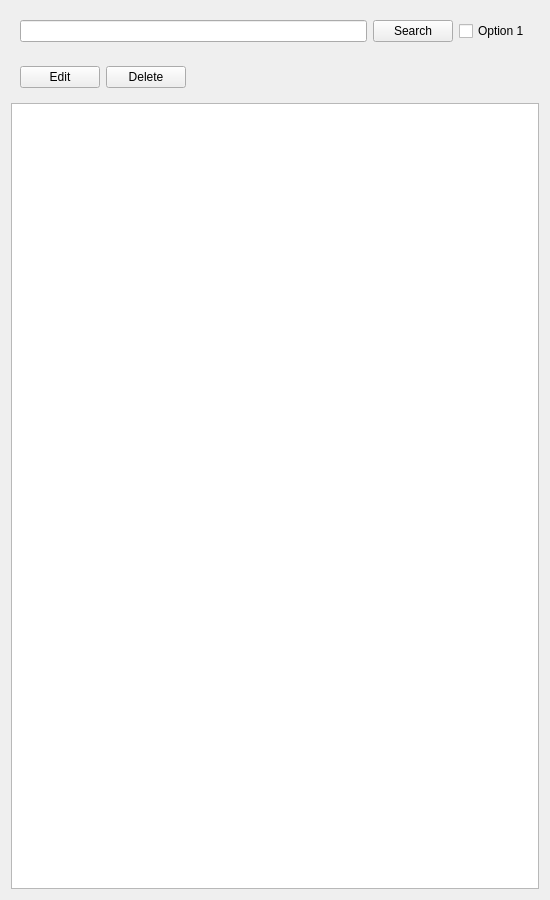
<?xml version="1.0" encoding="UTF-8"?>
<ui version="4.0">
 <class>Form</class>
 <widget class="QWidget" name="Form">
  <property name="geometry">
   <rect>
    <x>0</x>
    <y>0</y>
    <width>550</width>
    <height>900</height>
   </rect>
  </property>
  <property name="windowTitle">
   <string>Form</string>
  </property>
  <layout class="QVBoxLayout" name="verticalLayout">
   <item>
    <widget class="QWidget" name="widget" native="true">
     <layout class="QHBoxLayout" name="horizontalLayout">
      <item>
       <widget class="QLineEdit" name="txt_search_term"/>
      </item>
      <item>
       <widget class="QPushButton" name="btn_search">
        <property name="text">
         <string>Search</string>
        </property>
       </widget>
      </item>
      <item>
       <widget class="QCheckBox" name="chk_option">
        <property name="text">
         <string>Option 1</string>
        </property>
       </widget>
      </item>
     </layout>
    </widget>
   </item>
   <item>
    <widget class="QWidget" name="widget_2" native="true">
     <layout class="QHBoxLayout" name="horizontalLayout_2">
      <item>
       <widget class="QPushButton" name="btn_edit_selection">
        <property name="text">
         <string>Edit</string>
        </property>
       </widget>
      </item>
      <item>
       <widget class="QPushButton" name="btn_delete_selection">
        <property name="text">
         <string>Delete</string>
        </property>
       </widget>
      </item>
      <item>
       <spacer name="horizontalSpacer">
        <property name="orientation">
         <enum>Qt::Horizontal</enum>
        </property>
        <property name="sizeHint" stdset="0">
         <size>
          <width>40</width>
          <height>20</height>
         </size>
        </property>
       </spacer>
      </item>
     </layout>
    </widget>
   </item>
   <item>
    <widget class="QListWidget" name="lst_search_results"/>
   </item>
  </layout>
 </widget>
 <resources/>
 <connections/>
</ui>
